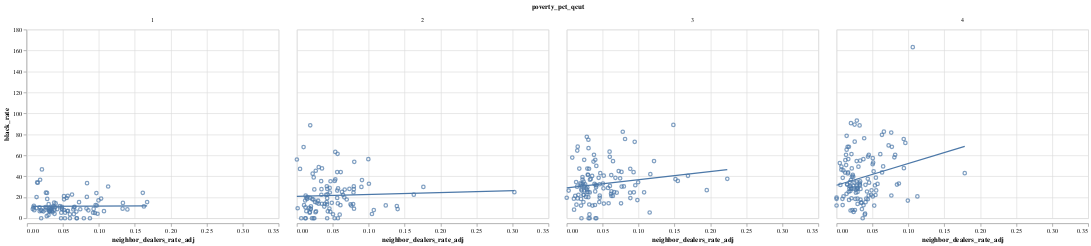

Source (notebook cell):
### Code cell
# making the scatter plot on latitude and longitude
fig = alt.Chart(firearm_homicide_large[firearm_homicide_large['county_black'] >= 10000]).mark_point().encode(x='neighbor_dealers_rate_adj',y='black_rate')
# making the regression line using transform_regression function and add with the scatter plot
final_plot = fig + fig.transform_regression('neighbor_dealers_rate_adj','black_rate').mark_line()
final_plot.encode(
    tooltip=['state', 'county', 'county_population']
).facet(
    'poverty_pct_qcut:N',
    columns = 4
)

### Figure 1 — Vega-Lite specification as saved in the notebook (floating-point values rounded to 4 significant figures; data arrays with more than 128 entries replaced by an {"elided": "..."} marker saying what was removed)
{"config": {"view": {"continuousWidth": 400, "continuousHeight": 300}}, "data": {"name": "data-3a3513727bfa7b753b8e28b754666b7d"}, "facet": {"field": "poverty_pct_qcut", "type": "nominal"}, "spec": {"layer": [{"mark": "point", "encoding": {"x": {"field": "neighbor_dealers_rate_adj", "type": "quantitative"}, "y": {"field": "black_rate", "type": "quantitative"}}}, {"mark": "line", "encoding": {"x": {"field": "neighbor_dealers_rate_adj", "type": "quantitative"}, "y": {"field": "black_rate", "type": "quantitative"}}, "transform": [{"on": "neighbor_dealers_rate_adj", "regression": "black_rate"}]}], "encoding": {"tooltip": [{"field": "state", "type": "nominal"}, {"field": "county", "type": "nominal"}, {"field": "county_population", "type": "quantitative"}]}}, "columns": 4, "$schema": "https://vega.github.io/schema/vega-lite/v4.17.0.json", "datasets": {"data-3a3513727bfa7b753b8e28b754666b7d": {"elided": "441 records"}}}
